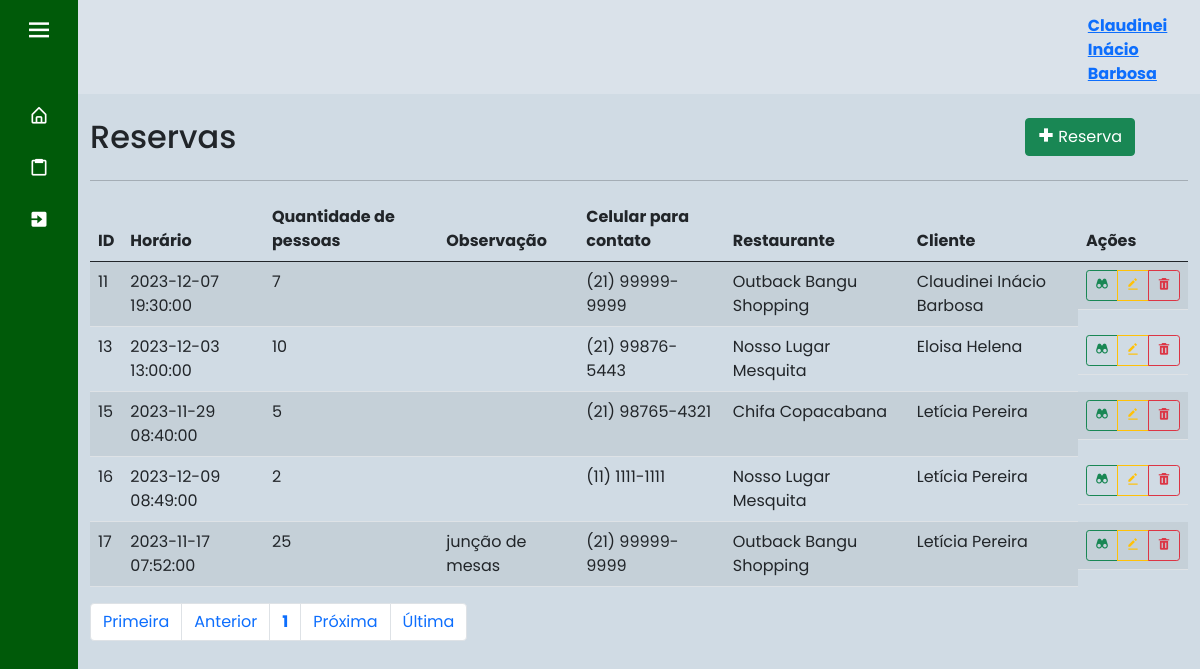
Page /index.php?page=lista_fixa (signed in) on the earlier database version.
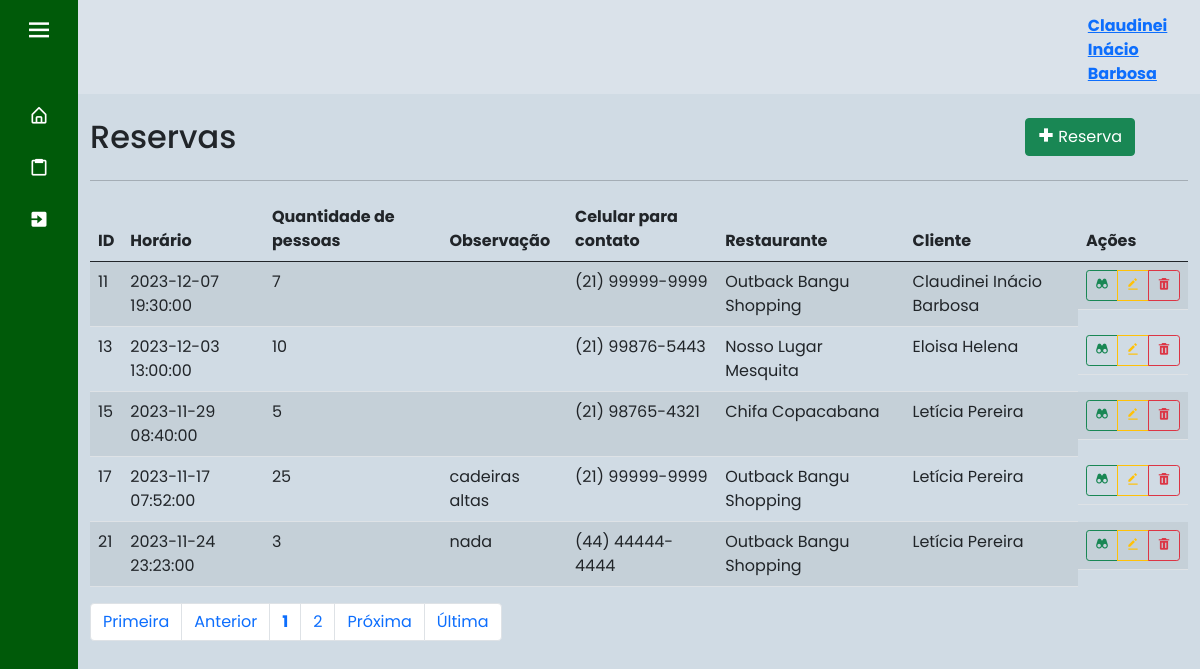
Same page on the later database version.
### tables this page shows
CREATE TABLE IF NOT EXISTS `usuario` (
  `id_cli` int(11) NOT NULL AUTO_INCREMENT,
  `nome` varchar(45) NOT NULL,
  `email` varchar(45) NOT NULL,
  `senha` varchar(100) NOT NULL,
  `nivel` int(1) DEFAULT NULL,
  `ativo` tinyint(1) DEFAULT NULL,
  `foto` varchar(220) DEFAULT NULL,
  PRIMARY KEY (`id_cli`),
  KEY `nivel` (`nivel`)
);

CREATE TABLE IF NOT EXISTS `reserva_fixa` (
  `id_reserva` int(11) NOT NULL AUTO_INCREMENT,
  `horario` datetime NOT NULL,
  `qtde_pessoas` int(11) NOT NULL,
  `obs` text DEFAULT NULL,
  `cel_contato` varchar(15) NOT NULL,
  `id_res` int(11) DEFAULT NULL,
  `id_cli` int(11) DEFAULT NULL,
  PRIMARY KEY (`id_reserva`),
  KEY `id_res` (`id_res`),
  KEY `id_cli` (`id_cli`),
  CONSTRAINT `reserva_fixa_ibfk_1` FOREIGN KEY (`id_res`) REFERENCES `restaurante` (`id_res`),
  CONSTRAINT `reserva_fixa_ibfk_2` FOREIGN KEY (`id_cli`) REFERENCES `usuario` (`id_cli`)
);

CREATE TABLE IF NOT EXISTS `restaurante` (
  `id_res` int(11) NOT NULL AUTO_INCREMENT,
  `nome_res` varchar(100) NOT NULL,
  `nr_res` varchar(20) DEFAULT NULL,
  `comp_res` varchar(100) DEFAULT NULL,
  `tipo_sede_res` tinyint(4) DEFAULT NULL,
  `cep` varchar(10) NOT NULL,
  `id_marca` int(11) NOT NULL,
  `ativo` tinyint(1) DEFAULT NULL,
  `site` varchar(200) DEFAULT NULL,
  PRIMARY KEY (`id_res`),
  KEY `cep` (`cep`),
  KEY `id_marca` (`id_marca`),
  CONSTRAINT `restaurante_ibfk_1` FOREIGN KEY (`cep`) REFERENCES `localidade` (`cep`),
  CONSTRAINT `restaurante_ibfk_2` FOREIGN KEY (`id_marca`) REFERENCES `marca_rede` (`id_marca`)
);

### sis/reserva_fixa/lista_fixa.php (the view, shortened to what this page needs)
<div id="main" class="container-fluid">
	<div id="top" class="row">
		<div class="col-md-10">
			<h2>Reservas</h2>
		</div>
		<div class="col-md-2">
			<a href="?page=fcad_fixa" class="btn btn-success pull-right h2"><i class='bx bx-plus-medical'></i> Reserva
			</a>
		</div>
	</div>
	<hr/>
	<div id="list" class="row">
		<div class="table-responsive col-md-12">
			<?php
				$quantidade = 5;
				$pagina = (isset($_GET['pagina'])) ? (int)$_GET['pagina'] : 1;
				$inicio = ($quantidade * $pagina) - $quantidade;
				$sql = "SELECT * FROM reserva_fixa ri, usuario u, restaurante r WHERE ri.id_cli = u.id_cli	AND ri.id_res = r.id_res order by id_reserva asc limit $inicio, $quantidade;";
				$data = mysqli_query($con, $sql) or die(mysqli_error($con));
				echo "<table class='table table-striped' cellspacing='0' cellpading='0'>";
				echo "<thead><tr>";
				echo "<td><strong>ID</strong></td>";
				echo "<td><strong>Horário</strong></td>";
				echo "<td><strong>Quantidade de pessoas</strong></td>";
				echo "<td><strong>Observação</strong></td>";
				echo "<td><strong>Celular para contato</strong></td>";
                echo "<td><strong>Restaurante</strong></td>";
                echo "<td><strong>Cliente</strong></td>";
				echo "<td class='actions justify-content-center'><strong>Ações</strong></td>";
				echo "</tr></thead><tbody>";
				while($info = mysqli_fetch_array($data)){
					echo "<tr>";
					echo "<td>".$info['id_reserva']."</td>";
					echo "<td>".$info['horario']."</td>";
					echo "<td>".$info['qtde_pessoas']."</td>";
					echo "<td>".$info['obs']." </td>";
					echo "<td>".$info['cel_contato']."</td>";
                    echo "<td>".$info['nome_res']."</td>";
                    echo "<td>".$info['nome']."</td>";
					echo "<td class='actions btn-group btn-group-sm d-flex justify-content-center'>";
					echo "<a class='btn btn-outline-success btn-xs' href=?page=view_fixa&id_reserva=".$info['id_reserva']."> <i class='bx bxs-binoculars'></i> </a>";
					echo "<a class='btn btn-outline-warning btn-xs' href=?page=fedit_fixa&id_reserva=".$info['id_reserva']."> <i class='bx bxs-edit-alt'></i> </a>";
					echo "<button type='button' class='btn btn-outline-danger btn-xs' data-bs-toggle='modal' data-bs-target='#mdexclprod".$info['id_reserva']."'><i class='bx bxs-trash'></i></button></td>";
				}
				echo "</tr></tbody></table>";
			?>
		</div>
	</div>
	<div id="bottom" class="row">
			<div class="col-md-12">
				<?php
					$sqlTotal 		= "select id_reserva from reserva_fixa;";
					$qrTotal  		= mysqli_query($con, $sqlTotal) or die (mysqli_error());
					$numTotal 		= mysqli_num_rows($qrTotal);
					$totalpagina = (ceil($numTotal/$quantidade)<=0) ? 1 : ceil($numTotal/$quantidade);
					$exibir = 3;
					$anterior = (($pagina-1) <= 0) ? 1 : $pagina - 1;
					$posterior = (($pagina+1) >= $totalpagina) ? $totalpagina : $pagina+1;
					echo "<ul class='pagination'>";
					echo "<li class='page-item'><a class='page-link' href='?page=lista_fixa&pagina=1'> Primeira</a></li> ";
					echo "<li class='page-item'><a class='page-link' href=\"?page=lista_fixa&pagina=$anterior\"> Anterior</a></li> ";
					echo "<li class='page-item'><a class='page-link' href='?page=lista_fixa&pagina=".$pagina."'><strong>".$pagina."</strong></a></li> ";
					for($i = $pagina+1; $i < $pagina+$exibir; $i++){
						if($i <= $totalpagina)
						echo "<li class='page-item'><a class='page-link' href='?page=lista_fixa&pagina=".$i."'> ".$i." </a></li> ";
					}
					echo "<li class='page-item'><a class='page-link' href=\"?page=lista_fixa&pagina=$posterior\"> Pr&oacute;xima</a></li> ";
					echo "<li class='page-item'><a class='page-link' href=\"?page=lista_fixa&pagina=$totalpagina\"> &Uacute;ltima</a></li></ul>";
				?>
			</div>
	</div>
</div>

### index.php (shortened to what this page needs)
<!doctype html>
<html lang="pt-br">
  <head>
    <link rel="stylesheet" href="css/style.css">
    <link href='https://unpkg.com/boxicons@2.0.7/css/boxicons.min.css' rel='stylesheet'>
    <link href="https://cdn.jsdelivr.net/npm/bootstrap@5.0.2/dist/css/bootstrap.min.css" rel="stylesheet">
  </head>
  <body>
    <?php
      include "base/config.php";
      switch($_SESSION['UsuarioNivel']){
        case 1: include "base/sidebar1.php"; break;
      }
    ?>
  <section class="home-section">
      <nav class="navbar navbar-expand-sm" style="background-color: rgba(255, 255, 255, 0.2);">
      <?php
          if(isset($_SESSION["UsuarioID"])) {
              $usuario_id = $_SESSION["UsuarioID"];
          } else{
              header("location: base/login.php");
              exit;
          }
          $sql = "select * from usuario where id_cli = '$usuario_id'";
          $result = mysqli_query($con, $sql);
          if($result){
            $row = mysqli_fetch_assoc($result);
            $nome = $row['nome'];
      ?>
        <ul class="navbar-nav" style="margin-left: 90%;">
          <li class="nav-item" style="font-weight: bold; margin-top: 5%">
            <a href="base/dados.php"><?php echo'' .$nome. '';?></a>
          </li>
        </ul>
      </nav>
      <br>
      <?php
        } else{
              echo "Erro na consulta:" .mysqli_error($con);
            }
      ?>
    <?php
      include "base/ch_pages.php";
    ?>
    </section>
  </body>
</html>

### base/sidebar1.php (shortened to what this page needs)
<div class="sidebar close">
    <div class="logo-details">
      <i class='bx bx-menu'></i>
    </div>
    <ul class="nav-links">
      <li>
        <a href="?page=home">
          <i class='bx bx-home-alt' ></i>
        </a>
      </li>
      <li>
        <a href="?page=lista_fixa">
          <i class='bx bx-clipboard'></i>
        </a>
      </li>
      <li>
        <a href="?page=logout">
          <i class='bx bxs-exit'></i>
        </a>
      </li>
</ul>
  </div>

### base/ch_pages.php (shortened to what this page needs)
<?php
    if(isset($_GET['page'])){
        switch ($_GET['page']) {
            case 'lista_fixa':
                include "sis/reserva_fixa/lista_fixa.php";
                break;
        }
    }
    else {
        header("location: base/land.php");
    }
?>

### css/style.css (style rules this page uses)
* { margin: 0; padding: 0; box-sizing: border-box; font-family: 'Poppins', sans-serif; }
.sidebar { position: fixed; top: 0; left: 0; height: 100%; width: 260px; background: #005A09; z-index: 100; transition: all 0.5s ease; }
.sidebar.close { width: 78px; }
.sidebar .logo-details { height: 60px; width: 100%; display: flex; align-items: center; }
.sidebar .logo-details i { font-size: 30px; color: #fff; height: 50px; min-width: 78px; text-align: center; line-height: 50px; }
.sidebar .nav-links { height: 100%; padding: 30px 0 150px 0; overflow: auto; }
.sidebar.close .nav-links { overflow: visible; }
.sidebar .nav-links li { position: relative; list-style: none; transition: all 0.4s ease; }
.sidebar .nav-links li i { height: 50px; min-width: 78px; text-align: center; line-height: 50px; color: #fff; font-size: 20px; cursor: pointer; transition: all 0.3s ease; }
.sidebar .nav-links li a { display: flex; align-items: center; text-decoration: none; }
.home-section { position: relative; background: #184e7733; height: 100vh; left: 260px; width: calc(100% - 260px); transition: all 0.5s ease; }
.sidebar.close ~ .home-section { left: 78px; width: calc(100% - 78px); }

Differences in the rows shown:
removed reserva_fixa: id_reserva "16", horario "2023-12-09 08:49:00", qtde_pessoas "2", cel_contato "(11) 1111-1111", id_res.nome_res "Nosso Lugar Mesquita", id_cli.nome "Letícia Pereira"
changed reserva_fixa id 17: obs "junção de mesas" → "cadeiras altas"
added reserva_fixa: id_reserva "21", horario "2023-11-24 23:23:00", qtde_pessoas "3", obs "nada", cel_contato "(44) 44444-4444", id_res.nome_res "Outback Bangu Shopping", id_cli.nome "Letícia Pereira"
Other differences:
new list line: "2"
